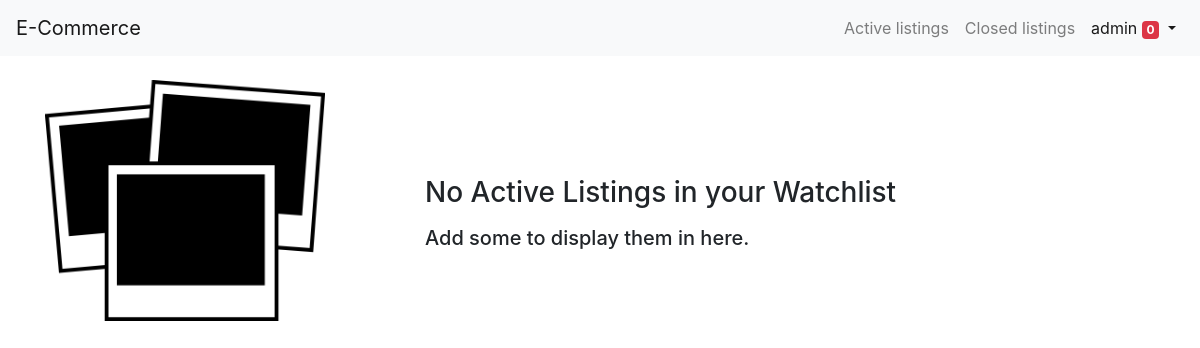
Page /watchlist/mexicanbuyer (signed in) on the earlier database version.
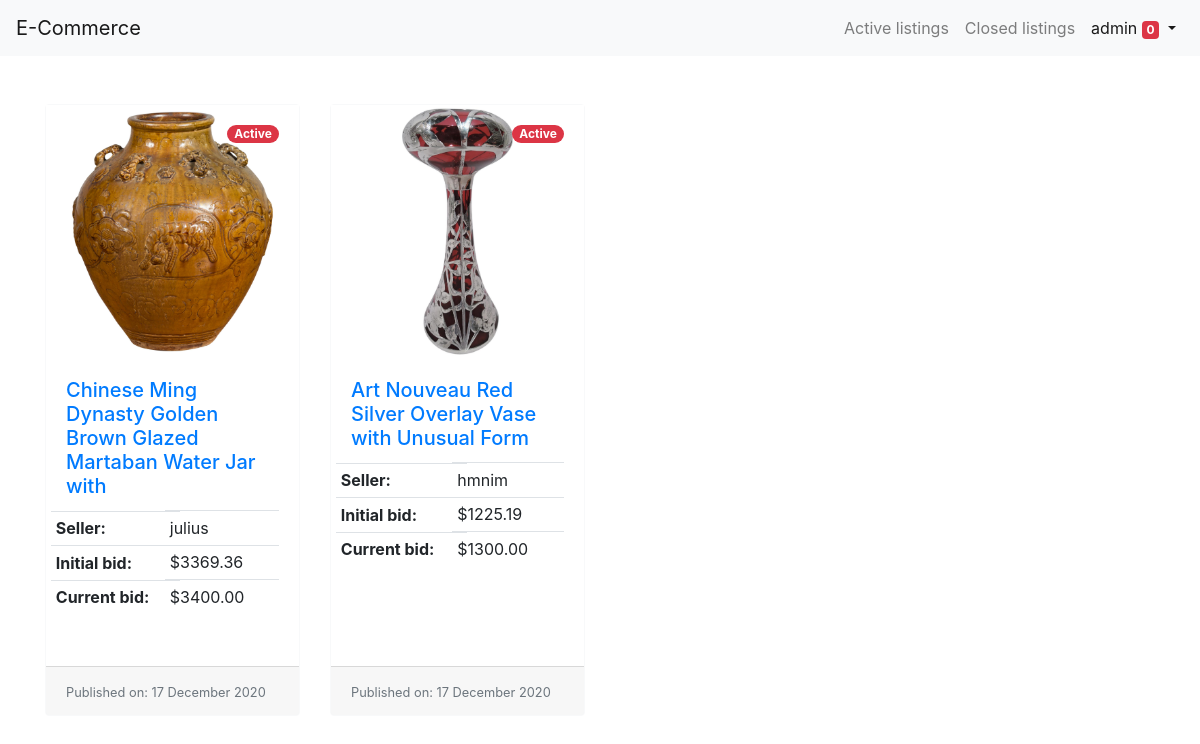
Same page on the later database version.
### auctions/models.py (models this page shows)
class User(AbstractUser):
    pass

class Listing(models.Model):
    owner = models.ForeignKey(
        User, on_delete=models.CASCADE, related_name='seller')
    title = models.CharField(max_length=64)
    description = models.TextField()
    initialBid = models.DecimalField(max_digits=8, decimal_places=2)
    currentBid = models.DecimalField(max_digits=8, decimal_places=2)
    image = models.ImageField(blank=True, null=True, default='no-image.jpg')
    category = models.CharField(max_length=64)
    status = models.BooleanField(default=True)
    date = models.DateTimeField(auto_now_add=True)
    winner = models.ForeignKey(
        User, null=True, on_delete=models.PROTECT, related_name='buyer')
    def createdAt(self):
        return self.date.strftime('%d %B %Y')

### auctions/views.py (the view)
# urls.py: path('watchlist/<str:username>', views.watchlist, name='watchlist'),
@login_required(login_url='login')
def watchlist(request, username):
    if request.user:
        try:
            w = Watchlist.objects.filter(user=username)
            items = []
            for i in w:
                items.append(Listing.objects.filter(id=i.listingId))
            try:
                w = Watchlist.objects.filter(user=request.user)
                total = len(w)
            except:
                total = None
            return render(request, 'auctions/watchlist.html', {
                'items': items,
                'total': total
            })
        except:
            try:
                w = Watchlist.objects.filter(user=request.user)
                total = len(w)
            except:
                total = None
            return render(request, 'auctions/watchlist.html', {
                'items': None,
                'total': total
            })
    else:
        return redirect('index')

### auctions/templates/auctions/watchlist.html
{% extends 'auctions/layout.html' %}
{% load static %}
{% block body %}
<div class="container mt-4">
    <div class="row row-cols-1 row-cols-md-3">
        {% for i in items %}
            {% for item in i %}
            <div class="col-md-4 col-lg-3 my-4">
                <div class="card border-light mb-3 h-100">
                    <a href="{% url 'listing' item.id %}">
                        <div class="image">
                            <img src="{% if not item.image.url %} {% static 'img/no-image.jpg' %} {% else %} {{ item.image.url }} {% endif %}"
                                alt="{{ item.image.url }}">
                            {% if item.status %}
                                <div class="card-img-overlay">
                                    <span class="badge badge-pill badge-danger float-right">Active</span>
                                </div>
                            {% else %}
                                <div class="card-img-overlay">
                                    <span class="badge badge-pill badge-dark float-right">Closed</span>
                                </div>
                            {% endif %}
                        </div>
                    </a>
                    <div class="card-body">
                        <a href="{% url 'listing' item.id %}">
                            <h5 class="card-title">{{ item.title }}</h5>
                        </a>
                        <table class="table table-sm">
                            <tr>
                                <th class="row">Seller:</th>
                                <td>{{ item.owner }}</td>
                            </tr>
                            <tr>
                                <th class="row">Initial bid:</th>
                                <td>${{ item.initialBid }}</td>
                            </tr>
                            {% if item.initialBid != item.currentBid %}
                            <tr>
                                <th class="row">Current bid:</th>
                                <td>${{ item.currentBid }}</td>
                            </tr>
                            {% endif %}
                        </table>
                    </div>
                    <div class="card-footer">
                        <small class="text-muted">Published on: {{ item.createdAt }}</small>
                    </div>
                </div>
            </div>
            {% endfor %}
        {% empty %}
        <div class="col-md-4">
            <img src="{% static 'img/no-listings.png' %}" width="80%" alt="no-listings">
        </div>
        <div class="col-md-8">
            <h3 class="mt-5 pt-5">No Active Listings in your Watchlist</h3>
            <h5 class="pt-2">Add some to display them in here.</h5>
        </div>
        {% endfor %}
    </div>
</div>
{% endblock body %}

### auctions/templates/auctions/layout.html (shortened to what this page needs)
{% load static %}
<!DOCTYPE html>
<html lang="en">
<head>
    <link rel="stylesheet" href="https://cdn.jsdelivr.net/npm/bootstrap@4.5.3/dist/css/bootstrap.min.css"
>
    <link rel="stylesheet" href="https://use.fontawesome.com/releases/v5.15.1/css/all.css"
>
    <link rel="stylesheet" href="{% static 'css/main.css' %}">
</head>
<body>
    {% include 'auctions/navigation.html' %}
    <div class="container-fluid">
        {% block body %}
        {% endblock body %}
    </div>
</body>
</html>

### auctions/templates/auctions/navigation.html (shortened to what this page needs)
{% load static %}
<nav class="navbar navbar-expand-lg navbar-light bg-light">
    <a class="navbar-brand" href="{% url 'index' %}">E-Commerce</a>
    <div class="collapse navbar-collapse" id="navbarNavDropdown">
        <ul class="navbar-nav ml-auto">
            <li class="nav-item {% if request.resolver_match.url_name == 'index' %} active {% endif %}">
                <a class="nav-link" href="{% url 'index' %}">Active listings</a>
            </li>
            {% if user.is_authenticated %}
            <li class="nav-item {% if request.resolver_match.url_name == 'closedListings'%} active {% endif %}">
                <a class="nav-link" href="{% url 'closedListings' %}">Closed listings</a>
            </li>
            <li class="nav-item dropdown {% if request.resolver_match.url_name == 'watchlist' %} active {% endif %}">
                <a class="nav-link dropdown-toggle" href="#" id="navbarDropdownMenuLink" role="button"
                    data-toggle="dropdown" aria-haspopup="true" aria-expanded="false">
                    {{ user.username }} <span class="badge badge-danger">{{ total }}</span>
                </a>
            </li>
            {% endif %}
        </ul>
    </div>
</nav>

### auctions/static/css/main.css (style rules this page uses)
.image { position: relative; overflow: hidden; padding-bottom: 100%; }
.image img { position: absolute; margin: auto; left: 0; right: 0; text-align: center; height: 100%; }

Differences in the rows shown:
added Listing: image (picture), status "Active", title "Chinese Ming Dynasty Golden Brown Glazed Martaban Water Jar with", owner "julius", initialBid "3369.36", currentBid "3400.00", createdAt "17 December 2020"
now on this page (row edited): Listing: image (picture), status "Active", title "Art Nouveau Red Silver Overlay Vase with Unusual Form", owner "hmnim", initialBid "1225.19", currentBid "1300.00", createdAt "17 December 2020"
Other differences:
text no longer shown: "No Active Listings in your Watchlist Add some to display them in here."
